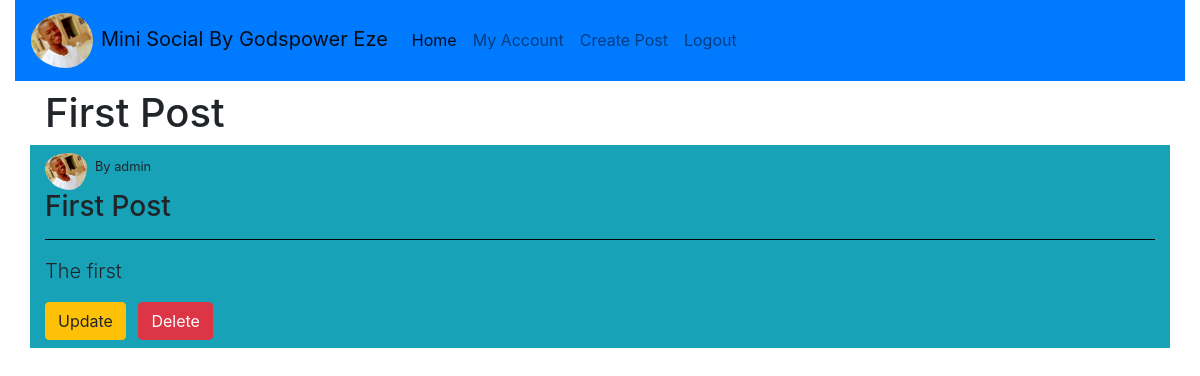
Page /detail/1 (signed in) on the committed database.
### socialmedia/models.py (models this page shows, shortened)
class Post(db.Model):
    id = db.Column(db.Integer, primary_key=True)
    post_image = db.Column(db.String(20), nullable=True)
    post_title = db.Column(db.String(50), nullable=False)
    post_content = db.Column(db.Text, nullable=False)
    date_posted = db.Column(db.DateTime, nullable=False, default=datetime.utcnow)
    user_id = db.Column(db.Integer, db.ForeignKey('user.id'), nullable=False)

class User(db.Model, UserMixin):
    id = db.Column(db.Integer, primary_key=True)
    username = db.Column(db.String(20), nullable=False, unique=True)
    email = db.Column(db.String(120), unique=True, nullable=False)
    profile_image = db.Column(db.String(20), nullable=False, default='default.jpg')
    password = db.Column(db.String(20), nullable=False)
    first_name = db.Column(db.String(20), nullable=True)
    last_name = db.Column(db.String(20), nullable=True)
    bio = db.Column(db.Text, nullable=True)
    gender = db.Column(db.String(20), nullable=True)
    posts = db.relationship('Post', backref='author', lazy=True)

### socialmedia/routes.py (the view)
@app.route('/detail/<int:user_id>')
def detail_view(user_id):
    post_detail = Post.query.get_or_404(user_id)
    return render_template('detail.html', post_detail=post_detail)

### socialmedia/models.py (called while the page is built)
@login_manager.user_loader
def load_user(user_id):
    return User.query.get(int(user_id))

### socialmedia/templates/detail.html
{% extends 'base.html' %}
{% block content %}
<h1 class="container">
    {{ post_detail.post_title }}
</h1>
    <div class="container bg-info">
        <small class="text-right"><img class="rounded-circle pr-2 pt-2" width="50px" src="{{ url_for('static', filename='mypicture.jpg')}}">By {{post_detail.author.username}}</small>
    <h3>{{ post_detail.post_title}}</h3>
        <hr color="black">
    <p class="lead">
        {{ post_detail.post_content }}
    </p>
        {% if post_detail.author.id == current_user.id %}
            <a class="btn btn-warning mr-2 mb-2" href="{{url_for('update', post_id=post_detail.id)}}">Update</a>
            <a class="btn btn-danger mb-2" href="{{url_for('delete', post_id=post_detail.id)}}">Delete</a>
        {% endif %}
     </div>
{% endblock %}

### rows in the picture
Post: post_title "First Post", post_content "The first"
User: author.username "admin"
